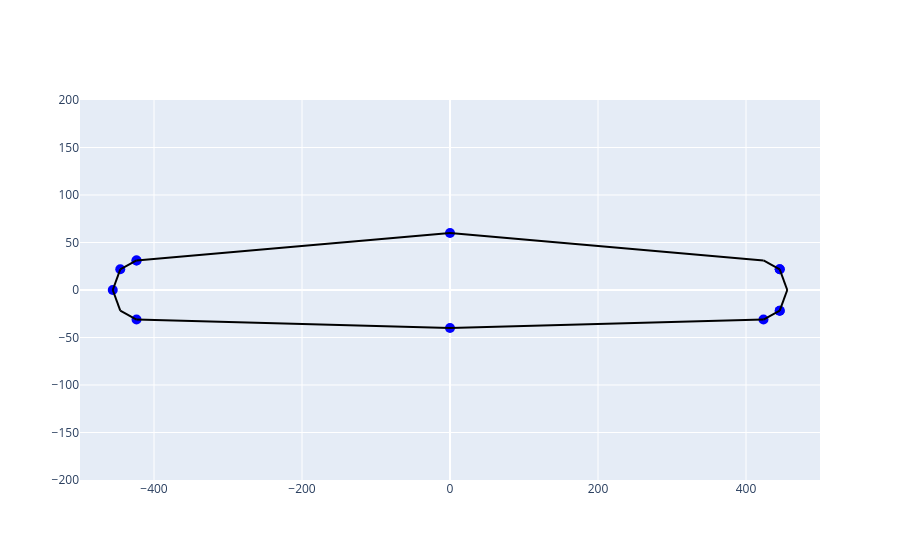

This figure's notebook cell:
### Markdown cell above
## Resto do código do arquivo do _conveyor_plot.ipynb_

Não mexi muito nisso, só o básico para conseguir visualizar na esteira do verlab.

### Code cell
def sample_arc(center_x, center_y, radius, start_angle_deg, end_angle_deg, num_points):
    """
    Samples evenly spaced points from a circular arc.

    Args:
        center_x (float): The x-coordinate of the center of the circle.
        center_y (float): The y-coordinate of the center of the circle.
        radius (float): The radius of the circle.
        start_angle_deg (float): The starting angle of the arc in degrees.
        end_angle_deg (float): The ending angle of the arc in degrees.
        num_points (int): The number of points to sample.

    Returns:
        numpy.ndarray: An array of shape (num_points, 2) containing the (x, y) coordinates.
    """
    # Convert angles from degrees to radians for NumPy's trigonometric functions
    start_angle_rad = np.deg2rad(start_angle_deg)
    end_angle_rad = np.deg2rad(end_angle_deg)

    # Generate an array of evenly spaced angles
    angles = np.linspace(start_angle_rad, end_angle_rad, num_points)

    # Calculate x and y coordinates using the parametric equation of a circle
    x_coords = center_x + radius * np.cos(angles)
    y_coords = center_y + radius * np.sin(angles)

    # Stack the coordinates into a single array
    return np.vstack((x_coords, y_coords)).T


all_lines = []

fig = go.Figure()

for idx, line in enumerate(lines):
    p1 = line[0]
    p2 = line[1]

    if idx in [1, 2, 4, 7, 8]:
        p1, p2 = p2, p1

    fig.add_shape(
        type="line",
        x0=p1[0],
        y0=p1[1],
        x1=p2[0],
        y1=p2[1],
        line=dict(color="black", width=2),
    )

    # startpoint
    # fig.add_annotation(
    #     x=p1[0],
    #     y=p1[1],
    #     text=f"line:{idx}",
    #     showarrow=True,
    #     arrowhead=2,  # Style of the arrowhead (optional)
    #     font=dict(size=12, color="red"),  # Customize font properties (optional)
    #     align="center",
    # )

    # midpoint
    # fig.add_annotation(
    #     x=(p1[0] + p2[0]) / 2.0,
    #     y=(p1[1] + p2[1]) / 2.0,
    #     text=f"line:{idx}",
    #     showarrow=True,
    #     arrowhead=2,  # Style of the arrowhead (optional)
    #     font=dict(size=12, color="red"),  # Customize font properties (optional)
    #     align="center",
    # )
    all_lines.append(((p1[0], p1[1]), (p2[0], p2[1])))

for idx, polyline in enumerate(polylines):
    for idx2 in range(len(polyline) - 1):
        p1 = polyline[idx2]
        p2 = polyline[idx2 + 1]
        fig.add_shape(
            type="line",
            x0=p1[0],
            y0=p1[1],
            x1=p2[0],
            y1=p2[1],
            line=dict(color="red", width=2),
        )

        # fig.add_annotation(
        #     x=l1[0],
        #     y=l1[1],
        #     text=f"pline:{idx}:{idx2}",
        #     showarrow=True,
        #     arrowhead=2,  # Style of the arrowhead (optional)
        #     font=dict(size=12, color="red"),  # Customize font properties (optional)
        #     align="center",
        # )

        # midpoint
        # fig.add_annotation(
        #     x=(p1[0] + p2[0]) / 2.0,
        #     y=(p1[1] + p2[1]) / 2.0,
        #     text=f"pline:{idx}:{idx2}",
        #     showarrow=True,
        #     arrowhead=2,  # Style of the arrowhead (optional)
        #     font=dict(size=12, color="red"),  # Customize font properties (optional)
        #     align="center",
        # )

        # invert points
        all_lines.append(((p2[0], p2[1]), (p1[0], p1[1])))

for idx, arc in enumerate(arcs):
    cx = arc[0][0]
    cy = arc[0][1]
    radius = arc[1]
    start_angle = arc[2]
    end_angle = arc[3]

    # fix angles of rollers
    if idx == 0:
        start_angle, end_angle = end_angle, start_angle
        start_angle -= 175
        end_angle -= 185
    elif idx == 3:
        start_angle, end_angle = end_angle, start_angle
        start_angle -= 210
        end_angle -= 150
    elif idx == 5:
        start_angle, end_angle = end_angle, start_angle
        start_angle -= 180
        end_angle -= 180

    arc_points = sample_arc(arc[0][0], arc[0][1], arc[1], start_angle, end_angle, 5)
    for idx2 in range(len(arc_points) - 1):
        p1 = arc_points[idx2]
        p2 = arc_points[idx2 + 1]

        fig.add_shape(
            type="line",
            x0=p1[0],
            y0=p1[1],
            x1=p2[0],
            y1=p2[1],
            line=dict(color="green", width=2),
        )

        # midpoint
        fig.add_annotation(
            x=(p1[0] + p2[0]) / 2.0,
            y=(p1[1] + p2[1]) / 2.0,
            text=f"arc:{idx}:{idx2}",
            showarrow=True,
            arrowhead=2,  # Style of the arrowhead (optional)
            font=dict(size=12, color="red"),  # Customize font properties (optional)
            align="center",
        )

        if idx in [4, 6, 7]:
            p1, p2 = p2, p1

        all_lines.append(((p1[0], p1[1]), (p2[0], p2[1])))

    fig.add_annotation(
        x=cx,
        y=cy,
        text=f"arc:{idx}",
        showarrow=False,
        arrowhead=2,  # Style of the arrowhead (optional)
        font=dict(size=12, color="blue"),  # Customize font properties (optional)
        align="center",
    )

start_x = [e[0][0] for e in all_lines]
start_y = [e[0][1] for e in all_lines]
fig.add_trace(go.Scatter(x=start_x, y=start_y, mode="markers", marker=dict(size=10, color="blue")))

# end_x = [e[1][0] for e in all_lines]
# end_y = [e[1][1] for e in all_lines]
# fig.add_trace(go.Scatter(x=end_x, y=end_y, mode="markers", marker=dict(size=5, color="red")))

fig.update_layout(xaxis=dict(range=[-500, 500]), yaxis=dict(range=[-200, 200]))
fig.show()

### Figure 1 — Plotly figure (JSON) as saved in the notebook; plotly's stock layout.template omitted (floating-point values rounded to 4 significant figures)
{"data": [{"marker": {"color": "blue", "size": 10}, "mode": "markers", "type": "scatter", "x": [-423.6, 0, 445.6, 445.6, 445.6, 445.6, 423.6, 0, -423.6, -455.7, -445.6, -423.6], "y": [31.14, 60, 21.79, 21.79, -21.79, -21.79, -31.14, -40, -31.14, 0, 21.79, 31.14]}], "layout": {"shapes": [{"line": {"color": "black", "width": 2}, "type": "line", "x0": -423.6, "x1": 0, "y0": 31.14, "y1": 60}, {"line": {"color": "black", "width": 2}, "type": "line", "x0": 0, "x1": 423.6, "y0": 60, "y1": 31.14}, {"line": {"color": "black", "width": 2}, "type": "line", "x0": 445.6, "x1": 423.6, "y0": 21.79, "y1": 31.14}, {"line": {"color": "black", "width": 2}, "type": "line", "x0": 445.6, "x1": 455.7, "y0": 21.79, "y1": 0}, {"line": {"color": "black", "width": 2}, "type": "line", "x0": 445.6, "x1": 455.7, "y0": -21.79, "y1": 0}, {"line": {"color": "black", "width": 2}, "type": "line", "x0": 445.6, "x1": 423.6, "y0": -21.79, "y1": -31.14}, {"line": {"color": "black", "width": 2}, "type": "line", "x0": 423.6, "x1": 0, "y0": -31.14, "y1": -40}, {"line": {"color": "black", "width": 2}, "type": "line", "x0": 0, "x1": -423.6, "y0": -40, "y1": -31.14}, {"line": {"color": "black", "width": 2}, "type": "line", "x0": -423.6, "x1": -445.6, "y0": -31.14, "y1": -21.79}, {"line": {"color": "black", "width": 2}, "type": "line", "x0": -455.7, "x1": -445.6, "y0": 0, "y1": -21.79}, {"line": {"color": "black", "width": 2}, "type": "line", "x0": -445.6, "x1": -455.7, "y0": 21.79, "y1": 0}, {"line": {"color": "black", "width": 2}, "type": "line", "x0": -423.6, "x1": -445.6, "y0": 31.14, "y1": 21.79}], "xaxis": {"range": [-500, 500]}, "yaxis": {"range": [-200, 200]}}}
